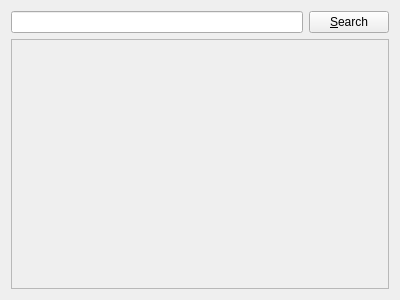
<?xml version="1.0" encoding="UTF-8"?>
<ui version="4.0">
 <class>MainWindow</class>
 <widget class="QMainWindow" name="MainWindow">
  <property name="geometry">
   <rect>
    <x>0</x>
    <y>0</y>
    <width>400</width>
    <height>300</height>
   </rect>
  </property>
  <property name="windowTitle">
   <string>ThinDict</string>
  </property>
  <widget class="QWidget" name="centralWidget">
   <layout class="QVBoxLayout" name="verticalLayout">
    <item>
     <layout class="QHBoxLayout" name="horizontalLayout">
      <item>
       <widget class="QLineEdit" name="wordLineEdit"/>
      </item>
      <item>
       <widget class="QPushButton" name="searchPushButton">
        <property name="text">
         <string>&amp;Search</string>
        </property>
        <property name="autoDefault">
         <bool>false</bool>
        </property>
        <property name="default">
         <bool>false</bool>
        </property>
       </widget>
      </item>
     </layout>
    </item>
    <item>
     <widget class="QScrollArea" name="resultScrollArea">
      <property name="widgetResizable">
       <bool>true</bool>
      </property>
      <widget class="QWidget" name="scrollAreaWidgetContents">
       <property name="geometry">
        <rect>
         <x>0</x>
         <y>0</y>
         <width>382</width>
         <height>253</height>
        </rect>
       </property>
      </widget>
     </widget>
    </item>
   </layout>
  </widget>
 </widget>
 <layoutdefault spacing="6" margin="11"/>
 <resources/>
 <connections/>
</ui>
